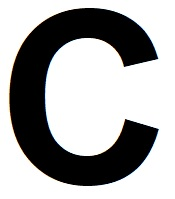
#> input picture assets/C.jpg, 175 x 199 px
$ jupyter execute --allow-errors ex3_classification.ipynb
#> lines starting #> are read from the running program, lines starting #| are printed output that depends on the picture
[cell 1]
from autograd_from_scratch import *
import numpy as np
from PIL import Image, ImageOps
import matplotlib.pyplot as plt

### Task: Classification

Learn an image by classifying points as black or white

[cell 2]
image_size = (64, 64)
image = Image.open("./assets/C.jpg")
#> image is the input picture: PIL image 175x199 RGB; mean R, G, B 166.7, 166.7, 166.7
image = ImageOps.grayscale(image).resize(image_size)
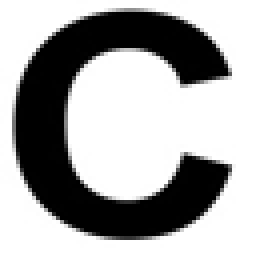
#> image: PIL image 64x64 L (shown 4 times larger); min 0, max 255, mean 166.7
image = np.asarray(image)
plt.imshow(image, cmap='gray')

[cell 3]
def generate_training_example(batch_size):
#> called with batch_size = 64
    num_classes = 2
    idx = np.random.randint((0, 0), image.shape, (batch_size, num_classes))
    pixel_values = image[idx[:, 0], idx[:, 1]]
#> pixel_values = 64 values, max 255 at index 1, min 0 at index 0, mean 166.2
    labels = np.where(pixel_values > 127, 0, 1)
#> labels = 64 values, max 1 at index 0, min 0 at index 1, mean 0.344
    one_hot_matrix = np.eye(num_classes)
    return idx, one_hot_matrix[labels]

#> (a cell that did not finish here is left out)

[cell 5]
xv, yv = np.meshgrid(np.linspace(0, image_size[0] - 1, image_size[0]), np.linspace(0, image_size[1] - 1, image_size[1]))
grid = np.stack([yv.flatten(), xv.flatten()], axis=1)

[cell 6]
# If GENERATE_ANIMATION is true, the network generates predictions
# over the whole image after FRAME_FREQUENCY batch, taking quite a while.
FRAME_FREQUENCY = 500
GENERATE_ANIMATION = False

[cell 7]
from tqdm import tqdm

batch_size = 64
data = [generate_training_example(batch_size) for _ in range(image_size[0] * image_size[1] * 10)]
#> data = 40960 items
losses = []
images = []
#> (the rest of this cell did not finish here and is left out)

[cell 8]
plt.plot(range(len(losses)), losses)
plt.title("Training Loss")
plt.xlabel("Num Examples")
plt.ylabel("Log MSE Loss")
plt.show()
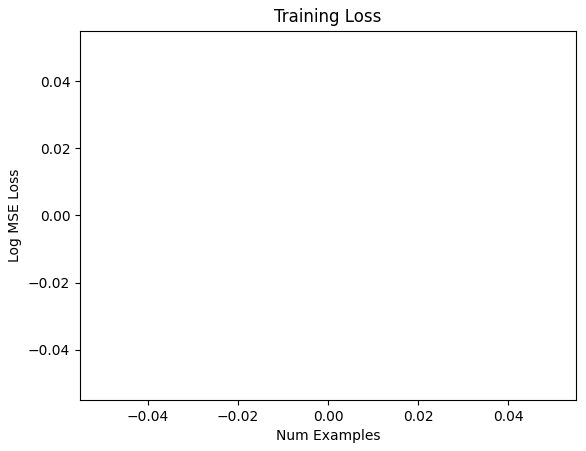
#> figure drawn by matplotlib, 1 panel

$ run again, with assets/simple_image.jpg copied over assets/C.jpg
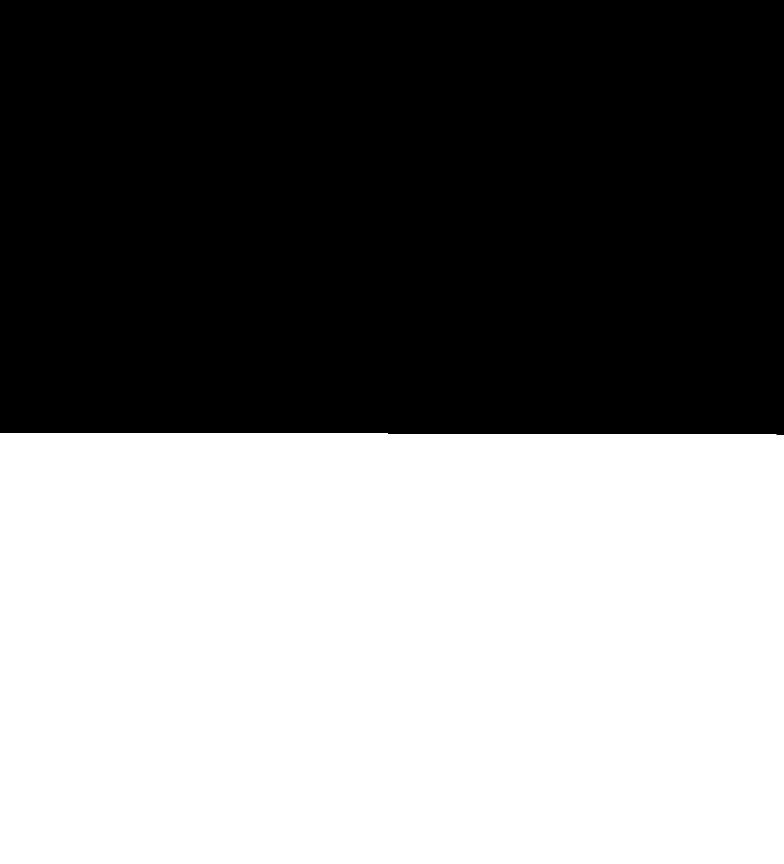
#> input picture assets/simple_image.jpg, 784 x 864 px
#> image is the input picture: PIL image 784x864 RGB; min 0, max 255, mean 127.1
#> `image = ImageOps.grayscale(image).resize(image_size)`:
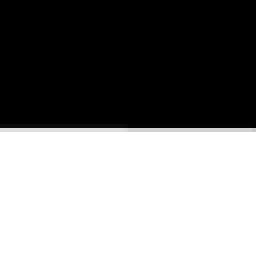
#> image: PIL image 64x64 L (shown 4 times larger); min 0, max 255, mean 127
#> pixel_values = 64 values, max 255 at index 0, min 0 at index 2, mean 135.1
#> labels = 64 values, max 1 at index 2, min 0 at index 0, mean 0.469
#> data = 40960 items

$ run again, with assets/checkerboard.png saved as assets/C.jpg
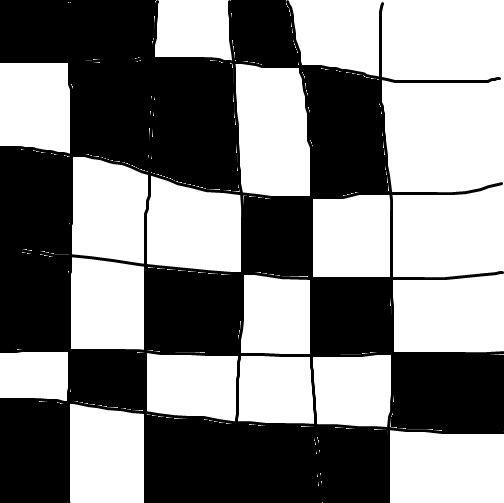
#> input picture assets/checkerboard.png, 504 x 503 px
#> image is the input picture: PIL image 504x503 RGB; min 0, max 255, mean 131.1
#> `image = ImageOps.grayscale(image).resize(image_size)`:
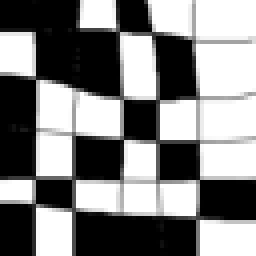
#> image: PIL image 64x64 L (shown 4 times larger); min 0, max 255, mean 130.9
#> pixel_values = 64 values, max 255 at index 2, min 0 at index 1, mean 128
#> labels = 64 values, max 1 at index 0, min 0 at index 2, mean 0.516
#> data = 40960 items
